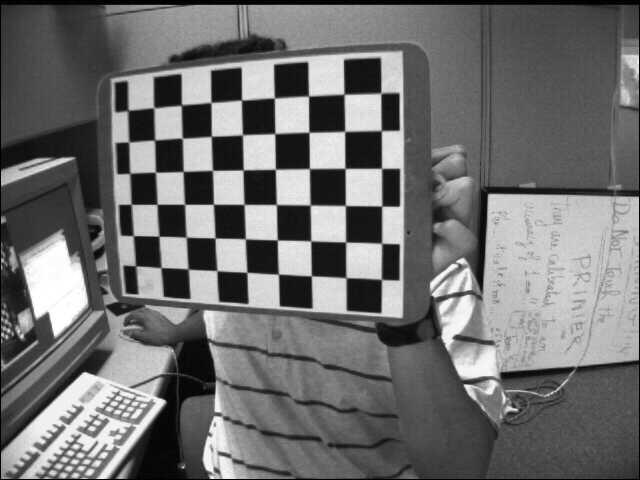
//> input picture testdata/calib3d/right01.jpg, 640 x 480 px
$ ./demo_filters ../../../testdata/calib3d/right01.jpg   (built with g++ and OpenCV 4)
//> lines starting //> are read from the running program, lines starting //| are printed output that depends on the picture
//> further down, input_image is the input picture: 480 rows x 640 cols, CV_8UC1; min 0, max 255, mean 111.4
#include <cstdio>
#include <stdexcept>
#include <algorithm>
#include <opencv2/opencv.hpp>


using cv::Mat;
using cv::Size;


static int const BLUR_APERTURE = 15;
static double const BLUR_BILATERAL_SIGMA = 100;
static bool SAVE_SIDE_BY_SIDE = true;


static cv::Mat hstack(cv::Mat const& m1, cv::Mat const& m2)
{
  if (m1.empty())
    return m2.clone();
  if (m2.empty())
    return m1.clone();

  cv::Mat r(std::max(m1.rows, m2.rows), m1.cols + m2.cols, m1.type());
  r = cv::Scalar(0);
  cv::Mat d1 = r(cv::Rect(cv::Point(0, 0), m1.size()));
  cv::Mat d2 = r(cv::Rect(cv::Point(m1.cols, 0), m2.size()));
  m1.copyTo(d1);
  m2.copyTo(d2);
  return r;
}

static cv::Mat vstack(cv::Mat const& m1, cv::Mat const& m2)
{
  if (m1.empty())
    return m2.clone();
  if (m2.empty())
    return m1.clone();

  cv::Mat r(m1.rows + m2.rows, std::max(m1.cols, m2.cols), m1.type());
  r = cv::Scalar(0);
  cv::Mat d1 = r(cv::Rect(cv::Point(0, 0), m1.size()));
  cv::Mat d2 = r(cv::Rect(cv::Point(0, m1.rows), m2.size()));
  m1.copyTo(d1);
  m2.copyTo(d2);
  return r;
}


static void save_result(std::string const& name, cv::Mat const& src, cv::Mat const& dst)
{
//> called with name = "src.png"
    cv::imwrite(name, SAVE_SIDE_BY_SIDE ? hstack(src, dst) : dst);
}


static void save_morph_images(Mat const& src, int strel_shape, std::string const& strel_name)
{
    Mat const strel = cv::getStructuringElement(strel_shape, Size(BLUR_APERTURE, BLUR_APERTURE));
    Mat dst;

    cv::dilate(src, dst, strel);
    save_result("morph_dilate_" + strel_name + ".png", src, dst);

    cv::erode(src, dst, strel);
    save_result("morph_erode_" + strel_name + ".png", src, dst);

    cv::morphologyEx(src, dst, cv::MORPH_OPEN, strel);
    save_result("morph_open_" + strel_name + ".png", src, dst);

    cv::morphologyEx(src, dst, cv::MORPH_CLOSE, strel);
    save_result("morph_close_" + strel_name + ".png", src, dst);

    cv::morphologyEx(src, dst, cv::MORPH_GRADIENT, strel);
    save_result("morph_grad_" + strel_name + ".png", src, dst);

    cv::morphologyEx(src, dst, cv::MORPH_TOPHAT, strel);
    save_result("morph_tophat_" + strel_name + ".png", src, dst);

    cv::morphologyEx(src, dst, cv::MORPH_BLACKHAT, strel);
    save_result("morph_blackhat_" + strel_name + ".png", src, dst);
}

static void save_filtered_images(Mat const& src)
{
    save_result("src.png", src, src);

    { // such blocks '{}' are to ensure deallocation of filtered images to preserve memory
      // and also to enable reuse of the name 'dst'
        Mat dst;
        cv::blur(src, dst, Size(BLUR_APERTURE, BLUR_APERTURE));
        save_result("box.png", src, dst);
    }

    {
        Mat dst;
        cv::medianBlur(src, dst, BLUR_APERTURE);
        save_result("median.png", src, dst);
    }

    {
        Mat dst;
        cv::GaussianBlur(src, dst, Size(BLUR_APERTURE, BLUR_APERTURE), 0);
        save_result("gauss.png", src, dst);
//> call 4 of save_result, with name = "gauss.png"
//> in save_result (call 4), `cv::imwrite(name, SAVE_SIDE_BY_SIDE ? hstack(src, dst) : dst);`:
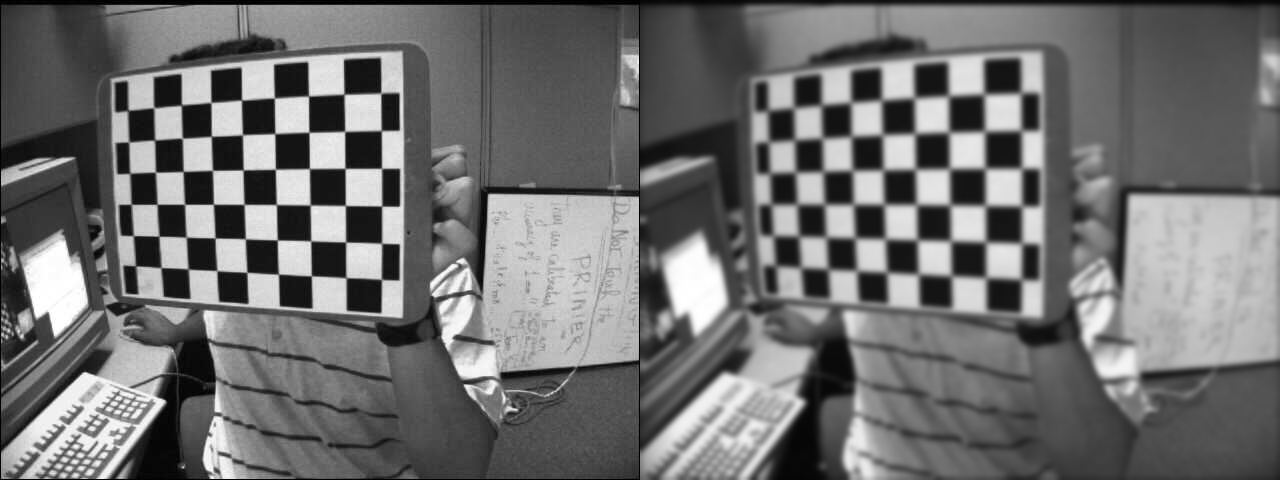
//> saved as gauss.png: 480 rows x 1280 cols, CV_8UC1; min 0, max 255, mean 111.5
    }

    save_morph_images(src, cv::MORPH_RECT, "box");
//> in save_result (call 5), `cv::imwrite(name, SAVE_SIDE_BY_SIDE ? hstack(src, dst) : dst);`:
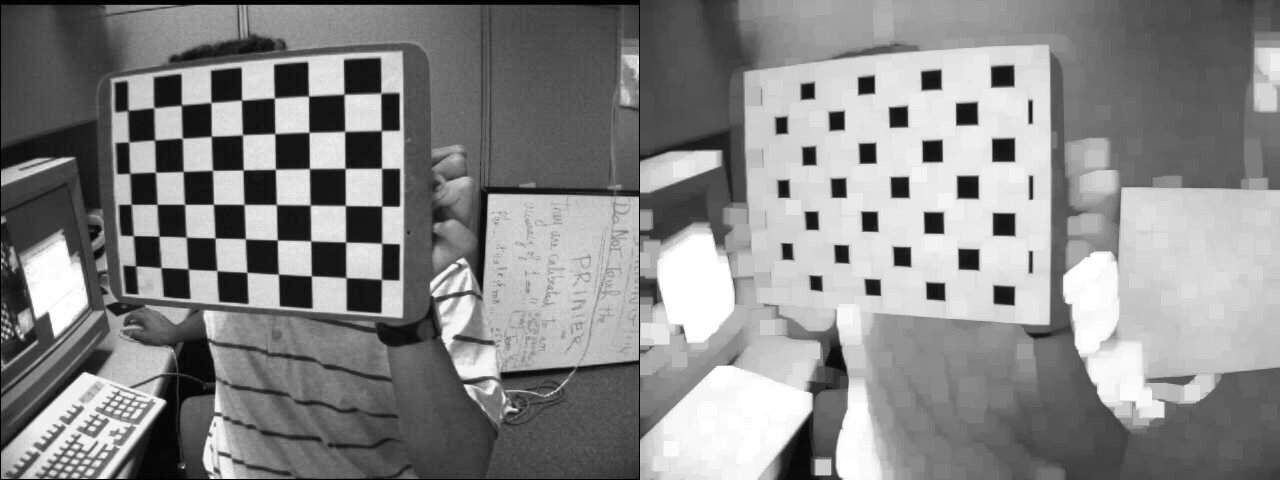
//> saved as morph_dilate_box.png: 480 rows x 1280 cols, CV_8UC1; min 0, max 255, mean 135.4
//> in save_result (call 6), `cv::imwrite(name, SAVE_SIDE_BY_SIDE ? hstack(src, dst) : dst);`:
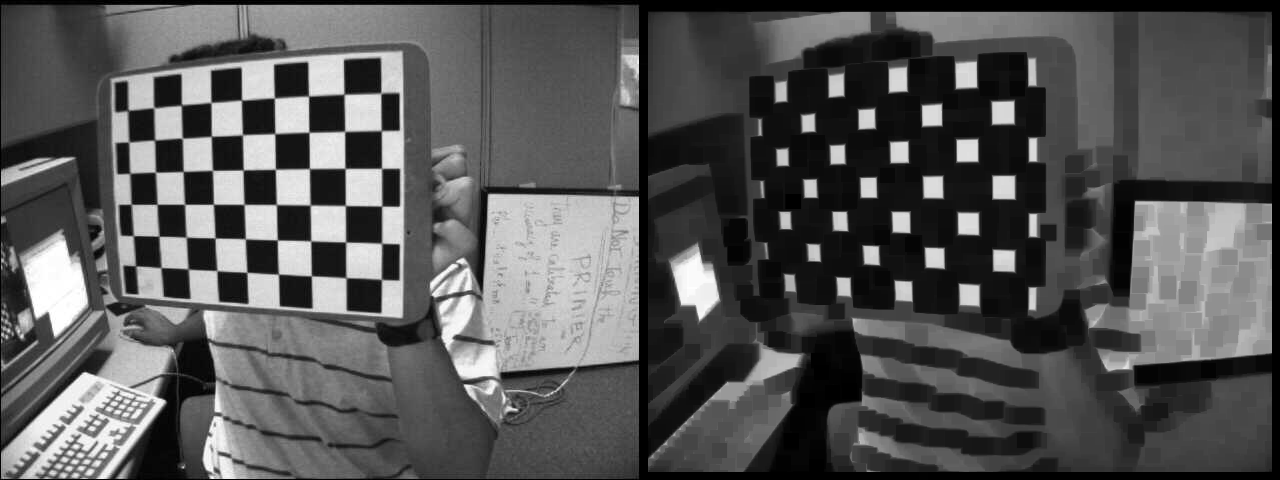
//> saved as morph_erode_box.png: 480 rows x 1280 cols, CV_8UC1; min 0, max 255, mean 86
//> in save_result (call 7), `cv::imwrite(name, SAVE_SIDE_BY_SIDE ? hstack(src, dst) : dst);`:
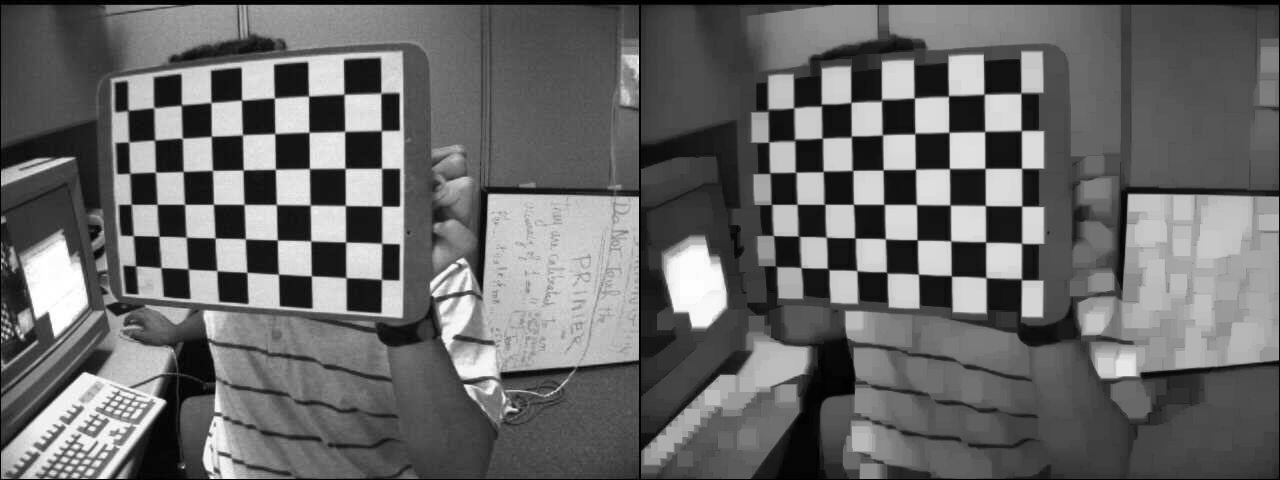
//> saved as morph_open_box.png: 480 rows x 1280 cols, CV_8UC1; min 0, max 255, mean 104.6
//> in save_result (call 8), `cv::imwrite(name, SAVE_SIDE_BY_SIDE ? hstack(src, dst) : dst);`:
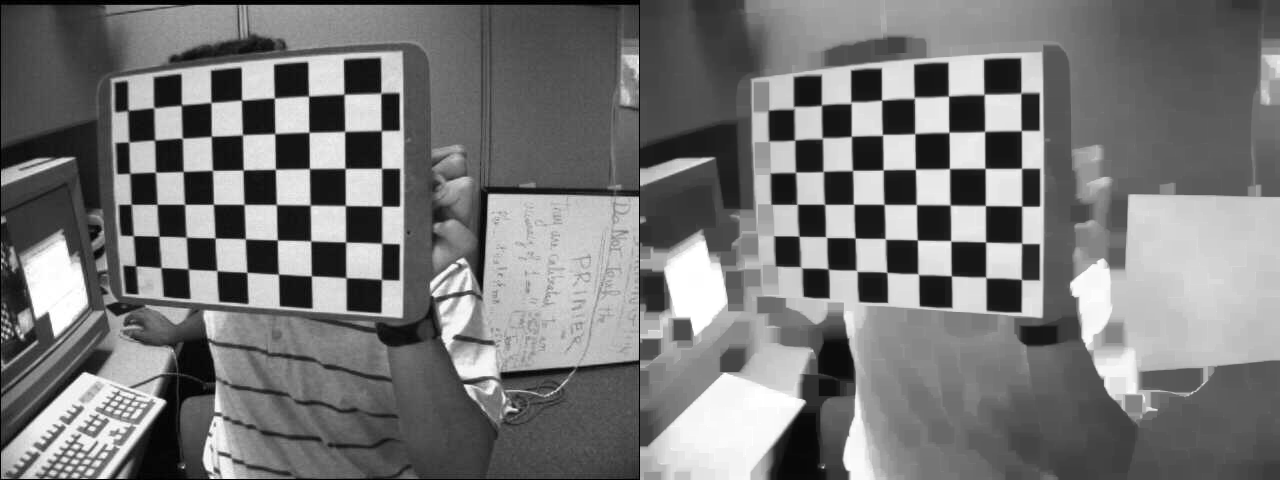
//> saved as morph_close_box.png: 480 rows x 1280 cols, CV_8UC1; min 0, max 255, mean 119
    save_morph_images(src, cv::MORPH_ELLIPSE, "circle");
    save_morph_images(src, cv::MORPH_CROSS, "cross");
//> call 3 of save_morph_images, with strel_shape = 1, strel_name = "cross"
//> in save_morph_images (call 3), `cv::morphologyEx(src, dst, cv::MORPH_GRADIENT, strel);`:
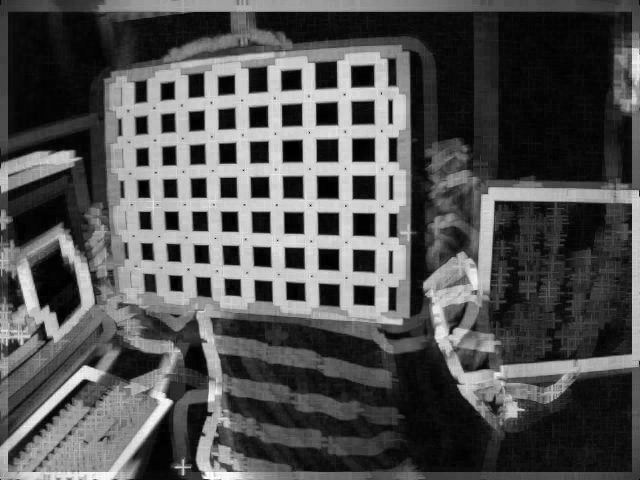
//> dst: 480 rows x 640 cols, CV_8UC1; min 0, max 255, mean 82

    {
        Mat dst;
        cv::bilateralFilter(src, dst, BLUR_APERTURE, BLUR_BILATERAL_SIGMA, BLUR_BILATERAL_SIGMA);
        save_result("bilateral.png", src, dst);
    }

    {
        Mat smooth;
        cv::GaussianBlur(src, smooth, Size(BLUR_APERTURE, BLUR_APERTURE), 0);

        Mat dst;
        cv::Canny(smooth, dst, 20, 80);
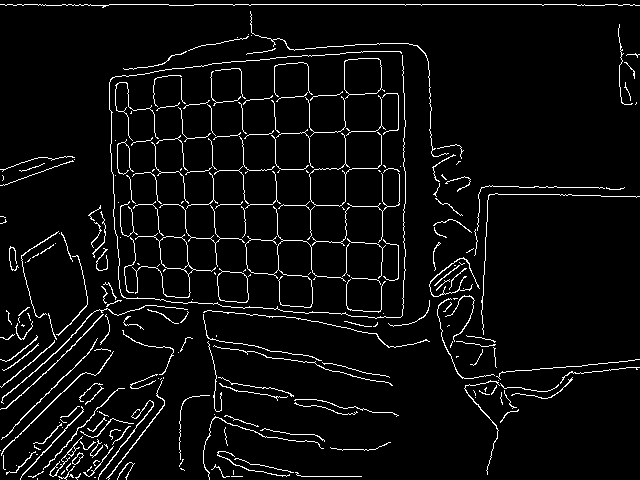
//> dst: 480 rows x 640 cols, CV_8UC1; 4.9% white in thin lines or dots
        save_result("canny.png", src, dst);
    }
}


int main(int argc, char const** argv)
{
    try
    {
        if (argc != 2)
            throw std::runtime_error("Bad usage: must have input image as sole arg");
        std::string const input_image_path = argv[1];
        Mat const input_image = cv::imread(input_image_path, CV_LOAD_IMAGE_GRAYSCALE);

        save_filtered_images(input_image);

        return 0;
//> (the program exits here)

$ run again, on testdata/calib3d/right03.jpg
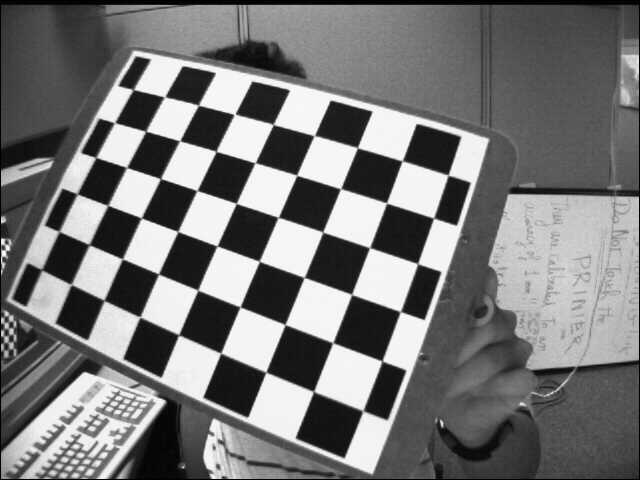
//> input picture testdata/calib3d/right03.jpg, 640 x 480 px
//> input_image is the input picture: 480 rows x 640 cols, CV_8UC1; min 0, max 255, mean 119.3
//> in save_result (call 8), `cv::imwrite(name, SAVE_SIDE_BY_SIDE ? hstack(src, dst) : dst);`:
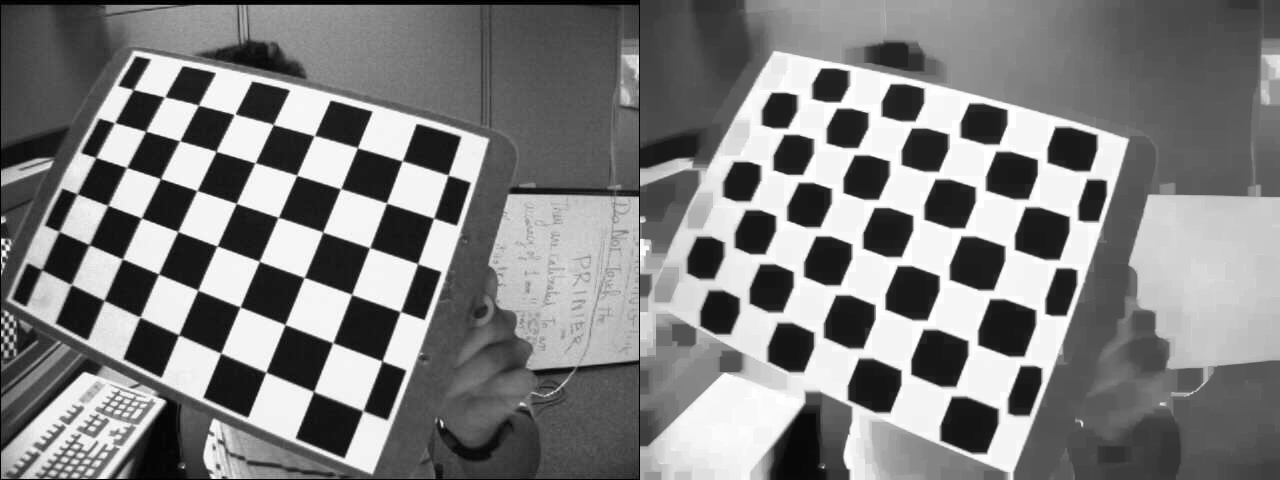
//> saved as morph_close_box.png: 480 rows x 1280 cols, CV_8UC1; min 0, max 255, mean 127.3
//> in save_filtered_images, `cv::Canny(smooth, dst, 20, 80);`:
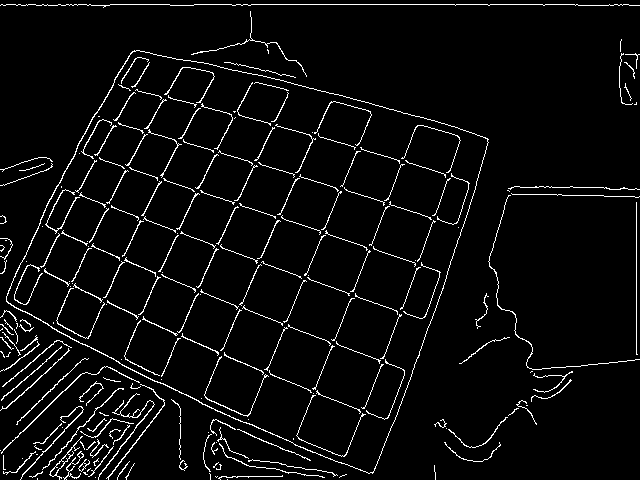
//> dst: 480 rows x 640 cols, CV_8UC1; 4.6% white in thin lines or dots

$ run again, on testdata/calib3d/right04.jpg
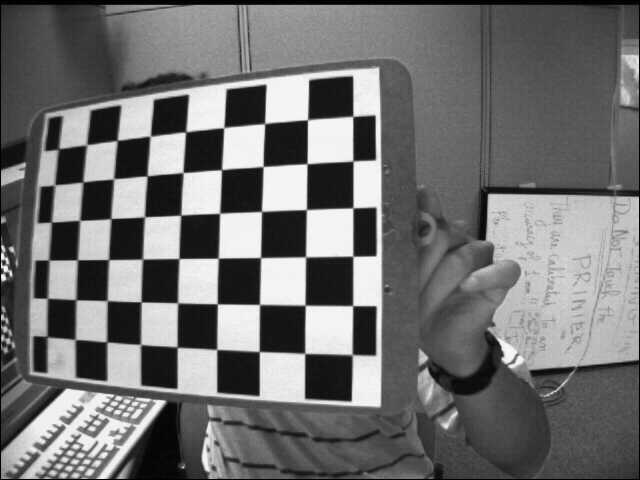
//> input picture testdata/calib3d/right04.jpg, 640 x 480 px
//> input_image is the input picture: 480 rows x 640 cols, CV_8UC1; min 0, max 255, mean 112.5
//> in save_result (call 8), `cv::imwrite(name, SAVE_SIDE_BY_SIDE ? hstack(src, dst) : dst);`:
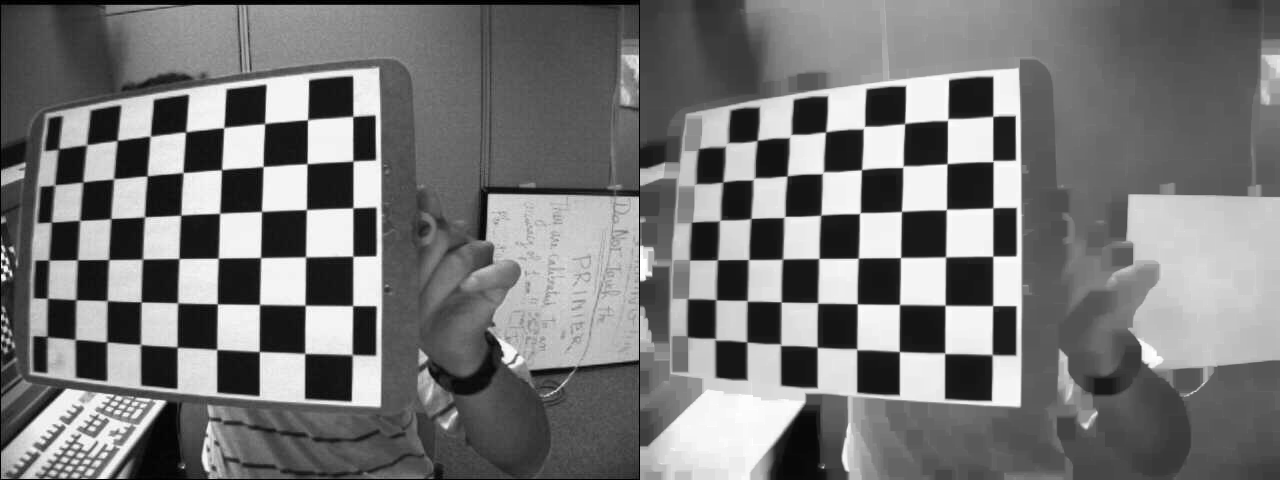
//> saved as morph_close_box.png: 480 rows x 1280 cols, CV_8UC1; min 0, max 255, mean 118.7
//> in save_filtered_images, `cv::Canny(smooth, dst, 20, 80);`:
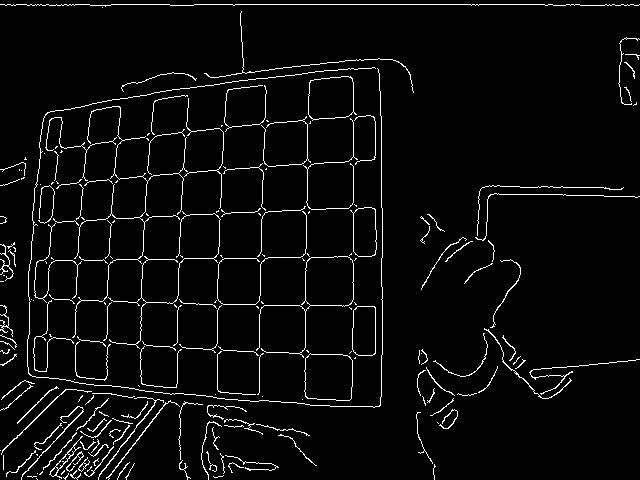
//> dst: 480 rows x 640 cols, CV_8UC1; 4.1% white in thin lines or dots

$ run again, on testdata/calib3d/right05.jpg
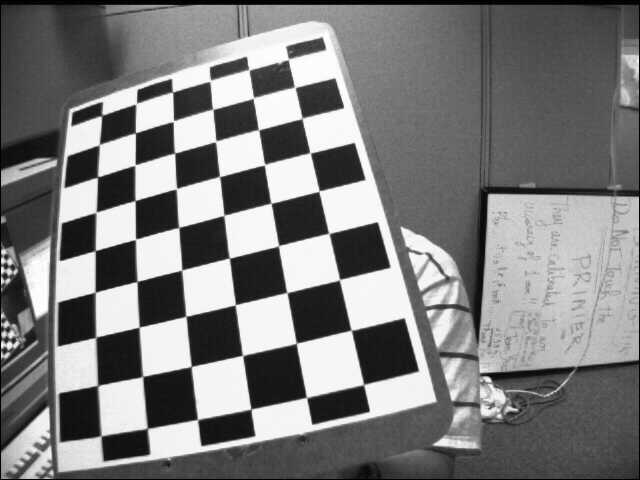
//> input picture testdata/calib3d/right05.jpg, 640 x 480 px
//> input_image is the input picture: 480 rows x 640 cols, CV_8UC1; min 0, max 255, mean 124.7
//> in save_filtered_images, `cv::Canny(smooth, dst, 20, 80);`:
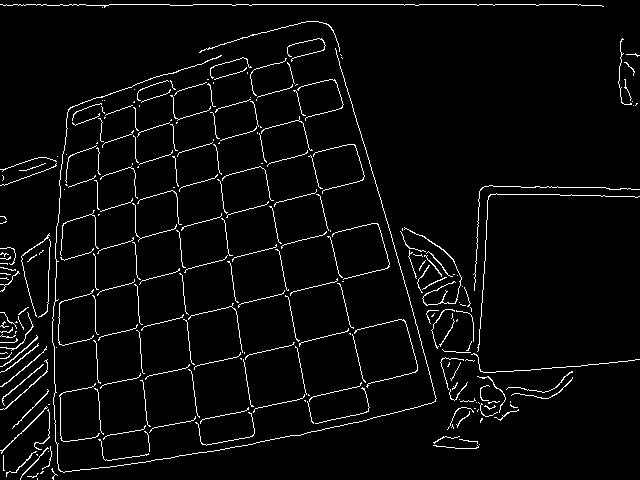
//> dst: 480 rows x 640 cols, CV_8UC1; 3.8% white in thin lines or dots
